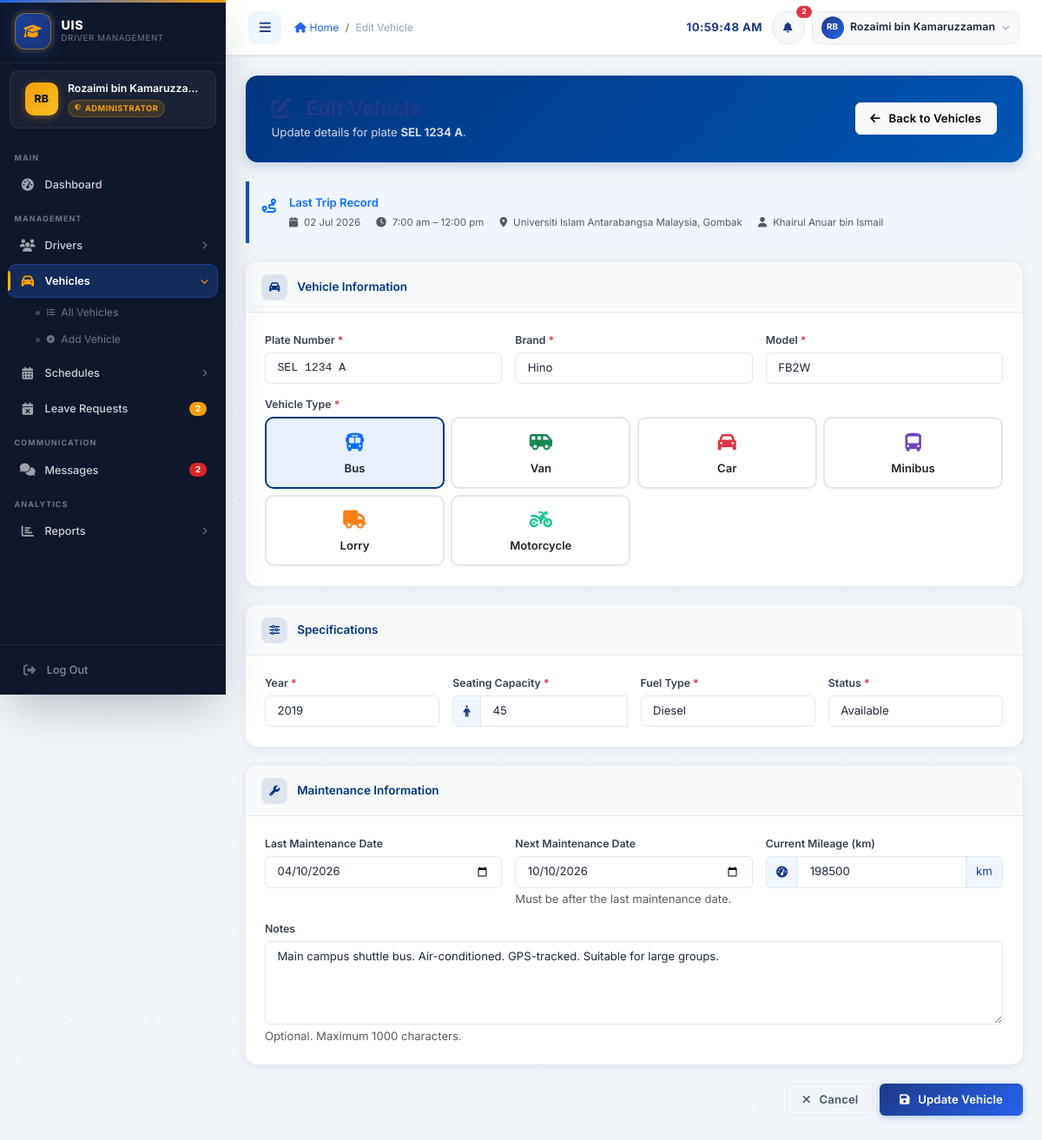
/admin/edit_vehicle.php?id=1 (signed in), run on an earlier commit of the app's database.
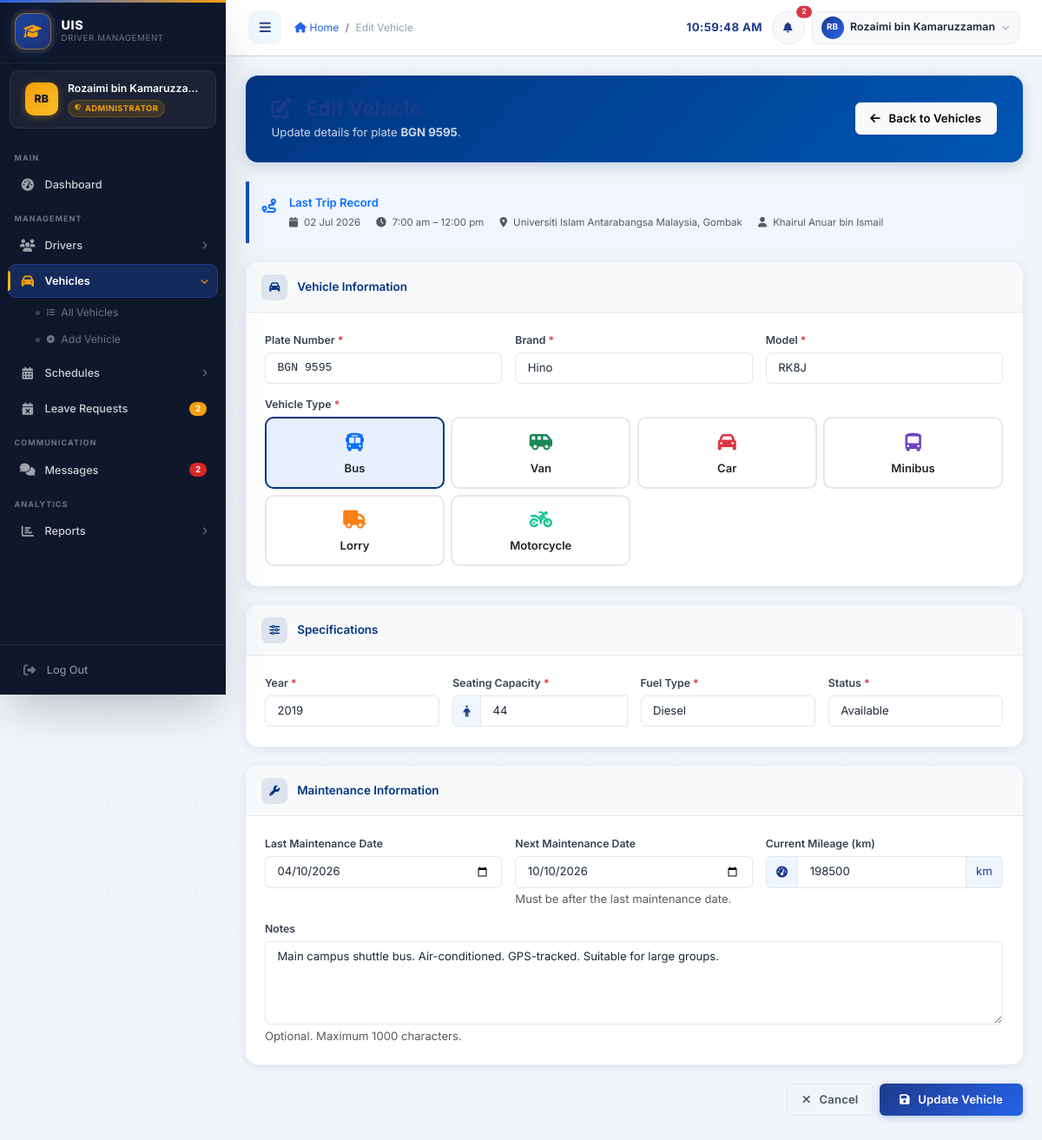
And on a later commit of the database.
### tables this page shows
CREATE TABLE vehicles (
    vehicle_id       INT          NOT NULL AUTO_INCREMENT,
    plate_number     VARCHAR(20)  NOT NULL,
    vehicle_type     ENUM('Bus','Van','Car','Minibus','Lorry','Motorcycle') NOT NULL,
    brand            VARCHAR(50)  NULL DEFAULT NULL,
    model            VARCHAR(50)  NULL DEFAULT NULL,
    year             INT          NULL DEFAULT NULL,
    capacity         INT          NOT NULL DEFAULT 4,
    fuel_type        ENUM('Petrol','Diesel','Electric','Hybrid') NOT NULL DEFAULT 'Petrol',
    status           ENUM('available','in_use','maintenance','retired') NOT NULL DEFAULT 'available',
    last_maintenance DATE         NULL DEFAULT NULL,
    next_maintenance DATE         NULL DEFAULT NULL,
    mileage          INT          NOT NULL DEFAULT 0,
    notes            TEXT         NULL DEFAULT NULL,
    created_at       TIMESTAMP    NOT NULL DEFAULT CURRENT_TIMESTAMP,
    updated_at       TIMESTAMP    NOT NULL DEFAULT CURRENT_TIMESTAMP ON UPDATE CURRENT_TIMESTAMP,
    PRIMARY KEY (vehicle_id),
    UNIQUE KEY uq_vehicles_plate_number (plate_number)
);

### admin/edit_vehicle.php (the view, shortened to what the changed rows need)
<?php
require_once '../config/database.php';
$vehicle_id = isset($_GET['id']) ? (int)$_GET['id'] : 0;
$sel = $conn->prepare("SELECT * FROM vehicles WHERE vehicle_id = ?");
$sel->bind_param('i', $vehicle_id);
$sel->execute();
$vehicle = $sel->get_result()->fetch_assoc();
$errors = [];
$form   = [
    'plate_number'     => $vehicle['plate_number'],
    'vehicle_type'     => $vehicle['vehicle_type'],
    'brand'            => $vehicle['brand'],
    'model'            => $vehicle['model'],
    'year'             => $vehicle['year'],
    'capacity'         => $vehicle['capacity'],
    'fuel_type'        => $vehicle['fuel_type'],
    'status'           => $vehicle['status'],
    'last_maintenance' => $vehicle['last_maintenance'] ?? '',
    'next_maintenance' => $vehicle['next_maintenance'] ?? '',
    'mileage'          => $vehicle['mileage'] ?? '',
    'notes'            => $vehicle['notes'] ?? '',
];
?>
<!DOCTYPE html>
<html lang="en">
<head>
    <link href="https://cdn.jsdelivr.net/npm/bootstrap@5.3.0/dist/css/bootstrap.min.css" rel="stylesheet">
    <link href="https://cdnjs.cloudflare.com/ajax/libs/font-awesome/6.4.0/css/all.min.css" rel="stylesheet">
    <link href="<?php echo SITE_URL; ?>/assets/css/style.css" rel="stylesheet">
</head>
<body>
<main class="main-content p-4">
    <div class="page-header d-flex justify-content-between align-items-center flex-wrap gap-3">
        <div>
            <h1><i class="fas fa-pen-to-square me-2" aria-hidden="true"></i>Edit Vehicle</h1>
            <p>Update details for plate <strong><?php echo htmlspecialchars($vehicle['plate_number']); ?></strong>.</p>
        </div>
    </div>
    <form method="POST"
          action="<?php echo SITE_URL; ?>/admin/edit_vehicle.php?id=<?php echo $vehicle_id; ?>"
          novalidate
          id="editVehicleForm">
        <div class="card form-card">
            <div class="card-body p-4">
                <div class="row g-3">
                    <div class="col-md-4">
                        <label for="plate_number" class="form-label fw-semibold">
                            Plate Number <span class="text-danger">*</span>
                        </label>
                        <input type="text"
                               class="form-control font-monospace text-uppercase <?php echo isset($errors['plate_number']) ? 'is-invalid' : ''; ?>"
                               id="plate_number"
                               name="plate_number"
                               value="<?php echo htmlspecialchars($form['plate_number']); ?>"
                               maxlength="20"
                               required
                               autocomplete="off">
                    </div>
                    <div class="col-md-4">
                        <label for="brand" class="form-label fw-semibold">
                            Brand <span class="text-danger">*</span>
                        </label>
                        <input type="text"
                               class="form-control <?php echo isset($errors['brand']) ? 'is-invalid' : ''; ?>"
                               id="brand"
                               name="brand"
                               value="<?php echo htmlspecialchars($form['brand']); ?>"
                               maxlength="100"
                               required>
                    </div>
                    <div class="col-md-4">
                        <label for="model" class="form-label fw-semibold">
                            Model <span class="text-danger">*</span>
                        </label>
                        <input type="text"
                               class="form-control <?php echo isset($errors['model']) ? 'is-invalid' : ''; ?>"
                               id="model"
                               name="model"
                               value="<?php echo htmlspecialchars($form['model']); ?>"
                               maxlength="100"
                               required>
                    </div>
                </div>
            </div>
        </div>
        <div class="card form-card">
            <div class="card-body p-4">
                <div class="row g-3">
                    <div class="col-md-3">
                        <label for="year" class="form-label fw-semibold">
                            Year <span class="text-danger">*</span>
                        </label>
                        <input type="number"
                               class="form-control <?php echo isset($errors['year']) ? 'is-invalid' : ''; ?>"
                               id="year"
                               name="year"
                               value="<?php echo htmlspecialchars((string)$form['year']); ?>"
                               min="1990" max="2025"
                               required>
                    </div>
                    <div class="col-md-3">
                        <div class="input-group">
                            <span class="input-group-text"><i class="fas fa-person" aria-hidden="true"></i></span>
                            <input type="number"
                                   class="form-control <?php echo isset($errors['capacity']) ? 'is-invalid' : ''; ?>"
                                   id="capacity"
                                   name="capacity"
                                   value="<?php echo htmlspecialchars((string)$form['capacity']); ?>"
                                   min="1" max="100"
                                   required>
                        </div>
                    </div>
                    <div class="col-md-3">
                        <label for="fuel_type" class="form-label fw-semibold">
                            Fuel Type <span class="text-danger">*</span>
                        </label>
                        <select class="form-select <?php echo isset($errors['fuel_type']) ? 'is-invalid' : ''; ?>"
                                id="fuel_type" name="fuel_type" required>
                            <?php foreach (['Petrol', 'Diesel', 'Electric', 'Hybrid'] as $fuel): ?>
                                <option value="<?php echo $fuel; ?>" <?php echo $form['fuel_type'] === $fuel ? 'selected' : ''; ?>>
                                    <?php echo $fuel; ?>
                                </option>
                            <?php endforeach; ?>
                        </select>
                    </div>
                    <div class="col-md-3">
                        <label for="status" class="form-label fw-semibold">
                            Status <span class="text-danger">*</span>
                        </label>
                        <select class="form-select <?php echo isset($errors['status']) ? 'is-invalid' : ''; ?>"
                                id="status" name="status" required>
                            <?php
                            $status_options = [
                                'available'   => 'Available',
                                'in_use'      => 'In Use',
                                'maintenance' => 'Maintenance',
                                'retired'     => 'Retired',
                            ];
                            foreach ($status_options as $val => $label):
                            ?>
                                <option value="<?php echo $val; ?>" <?php echo $form['status'] === $val ? 'selected' : ''; ?>>
                                    <?php echo $label; ?>
                                </option>
                            <?php endforeach; ?>
                        </select>
                    </div>
                </div>
            </div>
        </div>
        <div class="card form-card">
            <div class="card-body p-4">
                <div class="row g-3">
                    <div class="col-md-4">
                        <label for="last_maintenance" class="form-label fw-semibold">Last Maintenance Date</label>
                        <input type="date"
                               class="form-control <?php echo isset($errors['last_maintenance']) ? 'is-invalid' : ''; ?>"
                               id="last_maintenance"
                               name="last_maintenance"
                               value="<?php echo htmlspecialchars($form['last_maintenance']); ?>"
                               max="<?php echo date('Y-m-d'); ?>">
                    </div>
                    <div class="col-md-4">
                        <label for="next_maintenance" class="form-label fw-semibold">Next Maintenance Date</label>
                        <input type="date"
                               class="form-control <?php echo isset($errors['next_maintenance']) ? 'is-invalid' : ''; ?>"
                               id="next_maintenance"
                               name="next_maintenance"
                               value="<?php echo htmlspecialchars($form['next_maintenance']); ?>">
                        <?php if (isset($errors['next_maintenance'])): ?>
                            <div class="invalid-feedback"><?php echo htmlspecialchars($errors['next_maintenance']); ?></div>
                        <?php else: ?>
                            <div class="form-text">Must be after the last maintenance date.</div>
                        <?php endif; ?>
                    </div>
                    <div class="col-md-4">
                        <div class="input-group">
                            <span class="input-group-text"><i class="fas fa-gauge-high" aria-hidden="true"></i></span>
                            <input type="number"
                                   class="form-control <?php echo isset($errors['mileage']) ? 'is-invalid' : ''; ?>"
                                   id="mileage"
                                   name="mileage"
                                   value="<?php echo htmlspecialchars((string)$form['mileage']); ?>"
                                   min="0">
                            <span class="input-group-text">km</span>
                        </div>
                    </div>
                    <div class="col-12">
                        <label for="notes" class="form-label fw-semibold">Notes</label>
                        <textarea class="form-control"
                                  id="notes"
                                  name="notes"
                                  rows="3"
                                  maxlength="1000"><?php echo htmlspecialchars($form['notes']); ?></textarea>
                        <div class="form-text">Optional. Maximum 1000 characters.</div>
                    </div>
                </div>
            </div>
        </div>
    </form>
</main>
</body>
</html>

What changed in the data, as far as the page shows it:
changed vehicles "Hino": plate_number "SEL 1234 A" → "BGN 9595"; model "FB2W" → "RK8J"; capacity "45" → "44"
